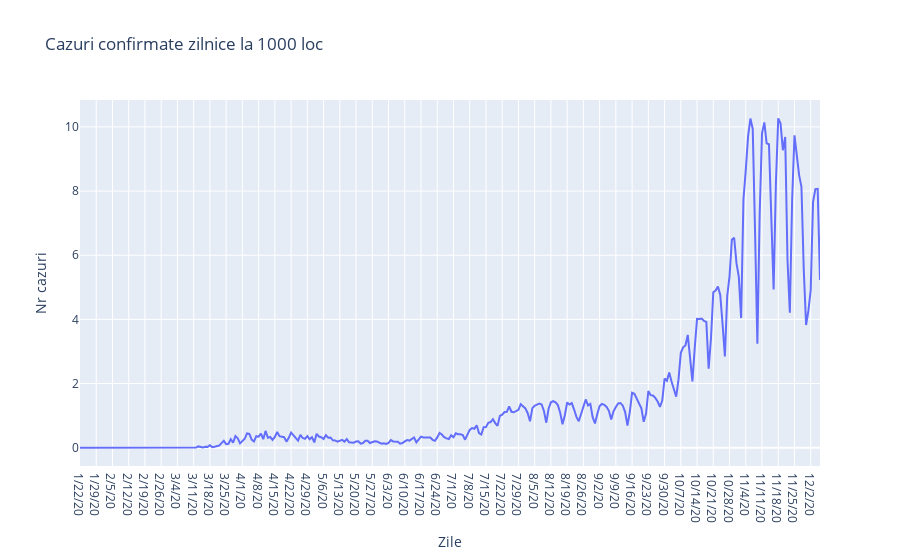

The cell this chart's notebook holds for it:
### Code cell
csv = pd.read_csv(os.path.join(os.path.curdir, 'kaggle', 'covid19', 'input', 'time_series_covid_19_confirmed.csv'), na_values=['?', 'na', 'nan', 'NaN', 'Unknown'])
csv[['Province/State']] = csv[['Province/State']].fillna('Unknown')
csv.drop(['Lat', 'Long'], axis=1, inplace=True)
csv.set_index(['Province/State','Country/Region'], inplace=True)
romania = csv.loc[('Unknown', 'Romania'),]
romania = romania.diff().fillna(romania[0])/1000
plot(romania)
romania = pd.DataFrame({'ds': pd.to_datetime(romania.index), 'y': romania.values}, columns=['ds', 'y'])

### Figure 1 — Plotly figure (JSON) as saved in the notebook; plotly's stock layout.template omitted (floating-point values rounded to 4 significant figures; data arrays with more than 128 entries replaced by an {"elided": "..."} marker saying what was removed)
{"data": [{"name": "Cazuri confirmate", "type": "scatter", "x": {"elided": "320 str values"}, "y": {"elided": "320 float values"}}], "layout": {"title": {"text": "Cazuri confirmate zilnice la 1000 loc"}, "xaxis": {"title": {"text": "Zile"}}, "yaxis": {"title": {"text": "Nr cazuri"}}}}
